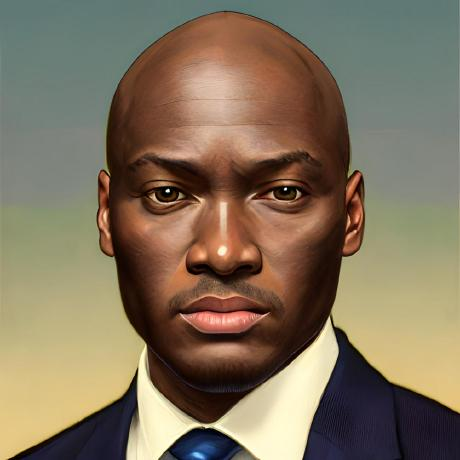
#> input picture IA_avance_4/image.jpeg, 460 x 460 px
$ python app.py
#> lines starting #> are read from the running program, lines starting #| are printed output that depends on the picture
import cv2
# Charger une image
image = cv2.imread('image.jpeg')
#> image is the input picture: shape (460, 460, 3); mean B, G, R 92.8, 114.5, 129.2
# Afficher l'image
cv2.imshow('Image', image)
cv2.waitKey(0)
cv2.destroyAllWindows()

 # Convertir en niveaux de gris
gray_image = cv2.cvtColor(image,
cv2.COLOR_BGR2GRAY)
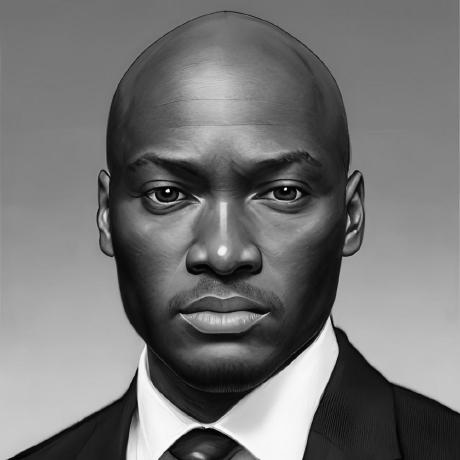
#> gray_image: shape (460, 460); min 0, max 254, mean 116.4
# Sauvegarder
cv2.imwrite('gray_image.jpg', gray_image)
 # Afficher l'image
cv2.imshow('Grayscale Image', gray_image)
cv2.waitKey(0)
cv2.destroyAllWindows()

# Redimensionner à une taille fixe
resized_image = cv2.resize(image, (200, 200))
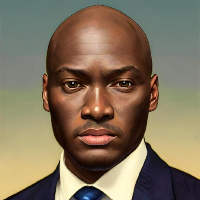
#> resized_image: shape (200, 200, 3); mean B, G, R 92.7, 114.4, 129.1
# Redimensionner en maintenant le ratio
height, width = image.shape[:2]
#> height = 460; width = 460
new_width = 300
new_height = int((new_width / width) * height)
#> new_height = 300
resized_aspect_image = cv2.resize(image,
(new_width, new_height))
# Afficher l'image
cv2.imshow('Resized Image', resized_image)
cv2.waitKey(0)
cv2.destroyAllWindows()
# Normalisation entre 0 et 1
normalized_image = image / 255.0
# Normalisation à une plage personnalisée
norm_image = cv2.normalize(image, None,
alpha=0, beta=255, norm_type=cv2.NORM_MINMAX)
 # Afficher l'image
cv2.imshow('Normalized Image', norm_image)
cv2.waitKey(0)
cv2.destroyAllWindows()
